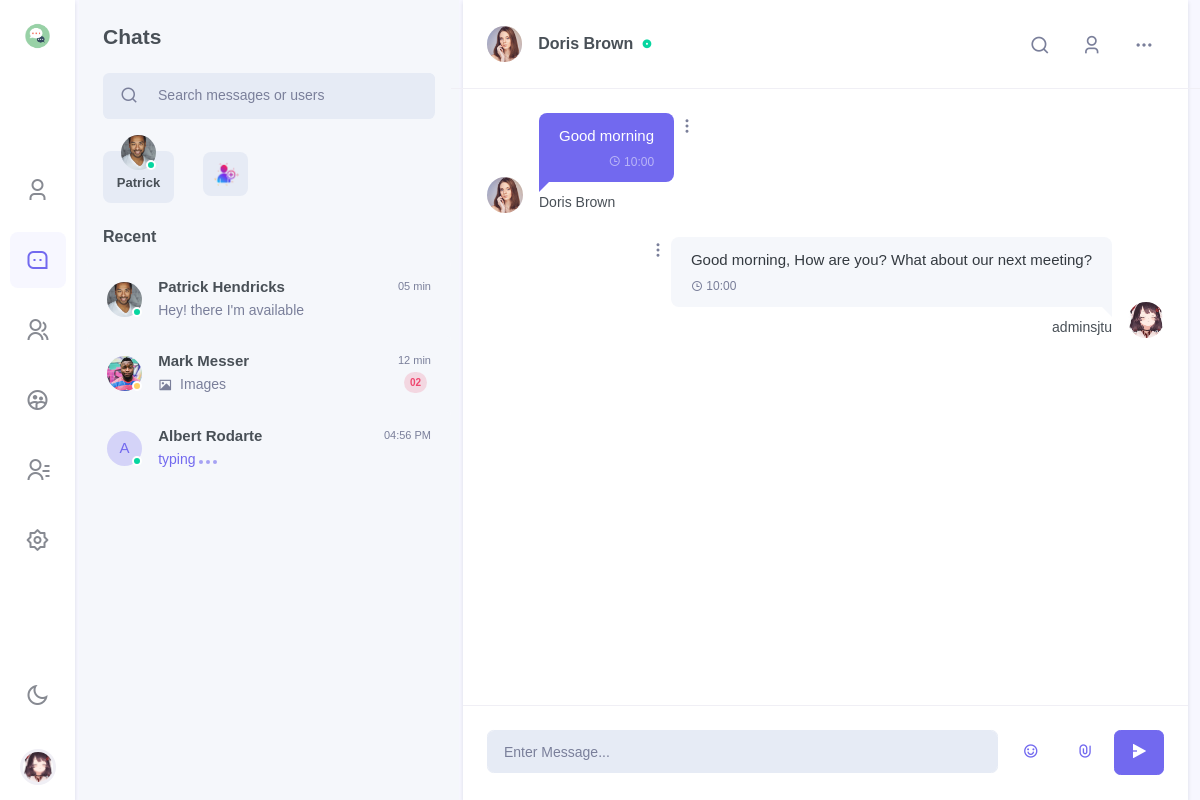
Page /chat/ (signed in) on the committed database.
### chat/models.py (models this page shows, shortened)
class Profile(models.Model):
    about_me = models.TextField(default='There is no Personal Signature here yet. You can add it through settings')
    image = models.ImageField(upload_to='profile_image', null=True, blank=True)
    user = models.OneToOneField(User, on_delete=models.CASCADE)
    location = models.CharField(max_length=50, default="Unkown")
    @property
    def image_url(self):
        if self.image == "":
            return "/media/chat/static_default/{}.png".format(self.user_initial)
        else:
            return self.image.url

### users/models.py (models this page shows)
class User(AbstractUser):
    email = models.EmailField('email address', primary_key=True, unique=True)
    USERNAME_FIELD = 'email'
    REQUIRED_FIELDS = ["username"]

### chat/views.py (the view)
# urls.py: path('', views.home, name='home'),
@login_required
def home(request: HttpRequest):
    username = request.user.username
    user = get_object_or_404(User, username=username)
    profile = get_object_or_404(Profile, user=user)
    return render(
        request=request,
        template_name='chat/home.html',
        context={
            'profile': profile,
        }
    )

### templates/chat/home.html (shortened to what this page needs)
{% extends 'chat/base.html' %}
{% block side_menu %}
    {% include "chat/side_menus/side_menu_chat.html" %}
{% endblock %}
{% block leftsidebar %}
    {% include "chat/leftsidebar/leftsidebar_chat.html" %}
{% endblock %}
{% block chat_conversation %}
    {% include "chat/body/chat_conversation.html" %}
{% endblock %}

### templates/chat/side_menus/side_menu_chat.html (shortened to what this page needs)
{% load static %}
<div class="side-menu flex-lg-column mr-lg-1">
<div class="sidebar_logo">
    <a href="" class="logo logo-dark">
        <span class="logo-sm">
            <img src="{% static "images/chat/chat.png" %}" alt="" height="30">
        </span>
    </a>
</div>
<div class="flex-lg-column my-auto">
    <ul class="nav nav-pills side-menu-nav justify-content-center" role="tablist">
        <li class="nav-item" data-toggle="tooltip" data-trigger="hover" data-placement="top" title="Profile">
            <a href="{% url 'chat:my' %}" class="nav-link" id="pills-user-tab"  role="tab">
            <i class="ri-user-3-line"></i>
        </a></li>
        <li class="nav-item" data-toggle="tooltip" data-trigger="hover" data-placement="top" title="Chats">
            <a href="{% url 'chat:home' %}" class="nav-link active" id="pills-chat-tab"  role="tab">
            <i class="ri-message-3-line"></i>
        </a></li>
        <li class="nav-item" data-toggle="tooltip" data-trigger="hover" data-placement="top" title="Groups">
            <a href="{% url 'chat:groups' %}" class="nav-link" id="pills-groups-tab"  role="tab">
            <i class="ri-group-line"></i>
        </a></li>
        <li class="nav-item" data-toggle="tooltip" data-trigger="hover" data-placement="top" title="Chatroom">
            <a href="{% url 'chat:chatroom' %}" class="nav-link" id="pills-chatroom-tab" role="tab">
            <i class="ri-group-2-line"></i>
        </a></li>
        <li class="nav-item" data-toggle="tooltip" data-trigger="hover" data-placement="top" title="Contacts">
            <a href="{% url 'chat:contracts' %}" class="nav-link" id="pills-contacts-tab" role="tab">
            <i class="ri-contacts-line"></i>
        </a></li>
        <li class="nav-item" data-toggle="tooltip" data-trigger="hover" data-placement="top" title="Settings">
            <a href="{% url 'chat:settings' %}" class="nav-link" id="pills-setting-tab"  role="tab">
            <i class="ri-settings-2-line"></i>
        </a></li>
    </ul>
</div>
<div class="flex-lg-column d-none d-lg-block">
    <ul class="nav side-menu-nav justify-content-center">
        <li class="nav-item">
            <a class="nav-link" id="light-dark" href="#" data-toggle="tooltip" data-trigger="hover" data-placement="right" title="Dark / Light Mode">
                <i class="ri-sun-line theme-mode-icon"></i>
            </a>
        </li>
        <li class="nav-item btn-group dropup profile-user-dropdown">
            <a class="nav-link dropdown-toggle normal_container" href="#" role="button" data-toggle="dropdown" aria-haspopup="true" aria-expanded="false">
                <img src="{{ profile.image_url }}"  alt="" class="profile-user rounded-circle">
            </a>
        </li>
    </ul>
</div>
</div>

### templates/chat/body/chat_conversation.html (shortened to what this page needs)
<div class="w-100">
    <div class="p-3 p-lg-4 border-bottom row align-items-center">
        <div class="col-sm-4 col-8">
            <div class="media align-items-center">
                <div class="mr-3">
                    <img src="static/picture/avatar-4.jpg" class="rounded-circle avatar-xs" alt="">
                </div>
                <div class="media-body overflow-hidden">
                    <h5 class="font-size-16 mb-0 text-truncate">
                        <a href="#" class="text-reset user-profile-show">Doris Brown</a>
                        <i class="ri-record-circle-fill font-size-10 text-success d-inline-block ml-1"></i>
                    </h5>
                </div>
            </div>
        </div>
        <div class="col-sm-8 col-4">
            <ul class="list-inline user-chat-nav text-right mb-0">
                <li class="list-inline-item">
                    <div class="dropdown">
                        <button class="btn nav-btn dropdown-toggle" type="button" data-toggle="dropdown" aria-haspopup="true" aria-expanded="false">
                            <i class="ri-search-line"></i>
                        </button>
                    </div>
                </li>
                <li class="list-inline-item d-none d-lg-inline-block">
                    <button type="button" class="btn nav-btn user-profile-show">
                        <i class="ri-user-3-line"></i>
                    </button>
                </li>
                <li class="list-inline-item">
                    <div class="dropdown">
                        <button class="btn nav-btn dropdown-toggle" type="button" data-toggle="dropdown" aria-haspopup="true" aria-expanded="false">
                            <i class="ri-more-fill"></i>
                        </button>
                    </div>
                </li>
            </ul>
        </div>
    </div>
    <div class="chat-conversation p-3 p-lg-4" data-simplebar="init"><ul class="list-unstyled mb-0">
        <li><div class="conversation-list">
            <div class="chat-avatar"><img src="static/picture/avatar-4.jpg" alt=""></div>
            <div class="user-chat-content">
                <div class="ctext-wrap">
                    <div class="ctext-wrap-content">
                        <p class="mb-0">Good morning</p>
                        <p class="chat-time mb-0"><i class="ri-time-line align-middle"></i> <span class="align-middle">10:00</span></p>
                    </div>
                    <div class="dropdown align-self-start">
                        <a class="dropdown-toggle" href="#" role="button" data-toggle="dropdown" aria-haspopup="true" aria-expanded="false">
                            <i class="ri-more-2-fill"></i>
                        </a>
                    </div>
                </div>
                <div class="conversation-name">Doris Brown</div>
            </div>
        </div></li>
        <li class="right"><div class="conversation-list">
            <div class="chat-avatar"><img src="{{ profile.image_url }}" alt=""></div>
            <div class="user-chat-content">
                <div class="ctext-wrap">
                    <div class="ctext-wrap-content">
                        <p class="mb-0">Good morning, How are you? What about our next meeting?</p>
                        <p class="chat-time mb-0"><i class="ri-time-line align-middle"></i> <span class="align-middle">10:00</span></p>
                    </div>
                    <div class="dropdown align-self-start">
                        <a class="dropdown-toggle" href="#" role="button" data-toggle="dropdown" aria-haspopup="true" aria-expanded="false">
                            <i class="ri-more-2-fill"></i>
                        </a>
                    </div>
                </div>
                <div class="conversation-name"> {{ profile.user.username }} </div>
            </div>
        </div></li>
        <li><div class="conversation-list"></div>
        <li class="right"><div class="conversation-list"></div>
        <li><div class="conversation-list"></div>
    </ul></div>
    <div class="p-3 p-lg-4 border-top mb-0 row no-gutters">
        <div class="col">
            <input type="text" class="form-control form-control-lg bg-light border-light" placeholder="Enter Message...">
        </div>
        <div class="col-auto chat-input-links ml-md-2">
                <ul class="list-inline mb-0">
                    <li class="list-inline-item">
                        <button type="button" class="btn btn-link text-decoration-none font-size-16 btn-lg waves-effect" data-toggle="tooltip" data-placement="top" title="Emoji">
                            <i class="ri-emotion-happy-line"></i>
                    </button></li>
                    <li class="list-inline-item">
                        <button type="button" class="btn btn-link text-decoration-none font-size-16 btn-lg waves-effect" data-toggle="tooltip" data-placement="top" title="Attached File">
                            <i class="ri-attachment-line"></i>
                    </button></li>
                    <li class="list-inline-item">
                        <button type="submit" class="btn btn-primary font-size-16 btn-lg chat-send waves-effect waves-light">
                            <i class="ri-send-plane-2-fill"></i>
                    </button></li>
                </ul>
        </div>
    </div>
</div>

### rows in the picture
Profile: image_url (picture), user.username "adminsjtu"
